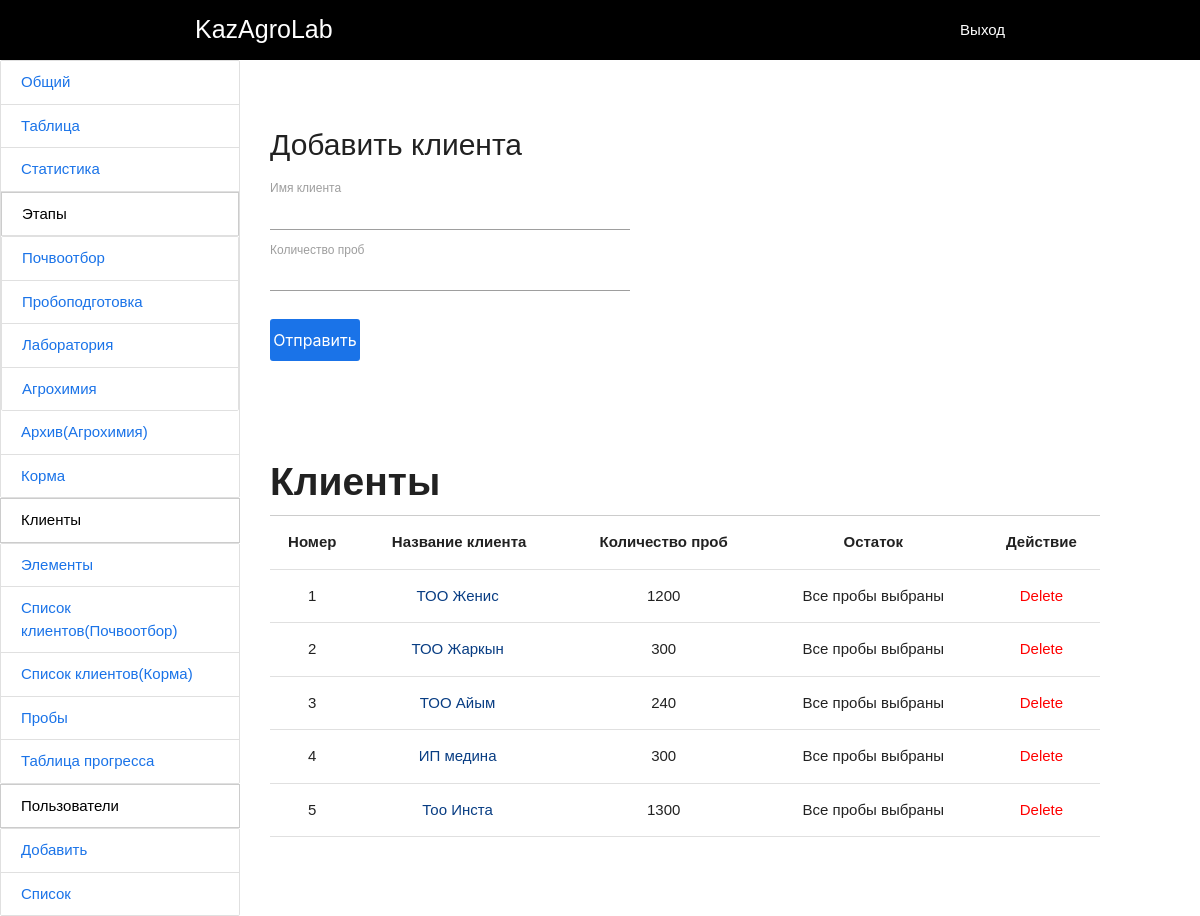
Screenshot of /clients/ (signed in) with the database file from the repository.
### navi/models.py (models this page shows, shortened)
class Client(models.Model):
    name = models.CharField(max_length=500)
    countSamples = models.IntegerField()
    class Meta:
        verbose_name = 'Клиент'
        verbose_name_plural = 'Клиенты'

### navi/myDecorators.py (the view)
        def wrapper(request,*args,**kwargs):
            g = False
            for i in groups:
                for j in list(request.user.groups.all()):
                    if i==str(j):
                        g = True
            if g:
                return func(request,*args,**kwargs)
            else:
                return render(request,'403.html')

### navi/context_processors.py (called while the page is built)
def UserGroups(request):
    user = request.user
    groups = user.groups.all()
    list_group = []
    for i in groups:
        list_group.append(i.name)
    return {"userGroups":list_group}

### navi/myDecorators.py (called while the page is built)
def hasGroups(groups = []):
    def has_groups(func):
        def wrapper(request,*args,**kwargs):
            g = False
            for i in groups:
                for j in list(request.user.groups.all()):
                    if i==str(j):
                        g = True
            if g:
                return func(request,*args,**kwargs)
            else:
                return render(request,'403.html')
        return wrapper
    return has_groups

### navi/templatetags/mytags.py (called while the page is built)
@register.filter(name='ostatok')
def ostatok(count, pk):
    c = Client.objects.get(pk=pk)
    s = Samples.objects.filter(client = c)
    for i in s:
        count -= i.count
    return count

### navi/views.py (called while the page is built)
@login_required(redirect_field_name='login')
@hasGroups(groups = ['Админ'])
def clients(request):
    title = 'Клиенты'
    delete = 'deleteClient'
    update = 'detailClient'
    addClient = 'addClient'
    clients = Client.objects.all()
    hasGroup = True
    return render(request, 'clients.html', {'title': title, 'update': update, 'delete': delete, 'clients': clients,
                                            'addClient':addClient,'hasGroup':hasGroup})

### navi/templates/clients.html (shortened to what this page needs)
{% extends 'base.html' %}
{% load mytags %}
{% block content %}
<h2 class="content_title form_add_title">Добавить клиента</h2>
<form class="form_add" action="{% url addClient %}" method="POST">
    <label for="client_name">Имя клиента</label>
    <input name="name" type="text" class="input" id="client_name" required>
    <label for="prob_count">Количество проб</label>
    <input name="countSamples" type="number" class="input" id="prob_count" required>
    <button type="submit" class="form_add_btn">Отправить</button>
</form>
     <header class="content_header" style="
    max-width: 830px;
">
                <h1 class="content_title header_title">{{ title }}</h1>
            </header>
            <table class="prop_table centered" style="
    max-width: 830px;
">
                <thead>
                    <tr>
                        <th class="table_head">Номер</th>
                        <th class="table_head action_2">Название клиента</th>
                        <th class="table_head action_3">Количество проб</th>
                        <th class="table_head action_3">Остаток</th>
                        {% if hasGroup %}<th class="table_head">Действие</th>{% endif %}
                    </tr>
                </thead>
                <tbody class="table_body">
                    {% for i in clients %}
                    <tr>
                        <td>{{ forloop.counter}}</td>
                        <td><a href="{% url 'detailClient' i.pk %}" class="table_action" style="
                                margin-right: 3px;
                            ">{{ i.name }}</a></td>
                        <td>{{ i.countSamples }}</td>
                        <td>{% if i.countSamples|ostatok:i.pk == 0 %}Все пробы выбраны{% else %}{{ i.countSamples|ostatok:i.pk }}{% endif %}</td>
                        {% if hasGroup %}
                        <td>
                            <div>
                                <a href="{% url delete i.pk %}" class="table_action table_action_delete modal-trigger">Delete</a>
                            </div>
                        </td>
                        {% endif %}
                    </tr>
                    {% endfor %}
                </tbody>
            </table>
{% endblock %}

### navi/static/css/style.css (style rules this page uses)
body { font-family: 'Noto Sans JP', sans-serif; width: 100%; }
.input { height: 2rem !important; margin-top: 18px; outline: none; padding: 12px 12px; }
.content_header { height: 55px; border-bottom: 1px solid #ccc; }
.content_title { font-size: 39px; margin: 15px 0; font-weight: 600; }
.content_title.form_add_title { font-size: 30px; font-weight: 400; margin-top: 65px; }
.form_add { min-width: 300px; max-width: 360px; margin-bottom: 100px; }
.form_add_btn { margin-top: 20px; background-color: #1A73E8; color: #fff; border: 0; padding: 10px 0; border-radius: 3px; width: 90px; font-size: 16px; cursor: pointer; border: 2px solid #1A73E8; transition: 0.3s; }
.table_head { cursor: pointer !important; z-index: 10; }
.table_action { color: #083d83; cursor: pointer; }
.table_action.table_action_delete { color: red; }
.table_head { cursor: pointer; }

### rows the page displays
Client: name "ТОО Женис", countSamples "1200", shows "Все пробы выбраны"
Client: name "ТОО Жаркын", countSamples "300", shows "Все пробы выбраны"
Client: name "ТОО Айым", countSamples "240", shows "Все пробы выбраны"
Client: name "ИП медина", countSamples "300", shows "Все пробы выбраны"
Client: name "Тоо Инста", countSamples "1300", shows "Все пробы выбраны"

### other values shown
{{ title }} "Клиенты"
